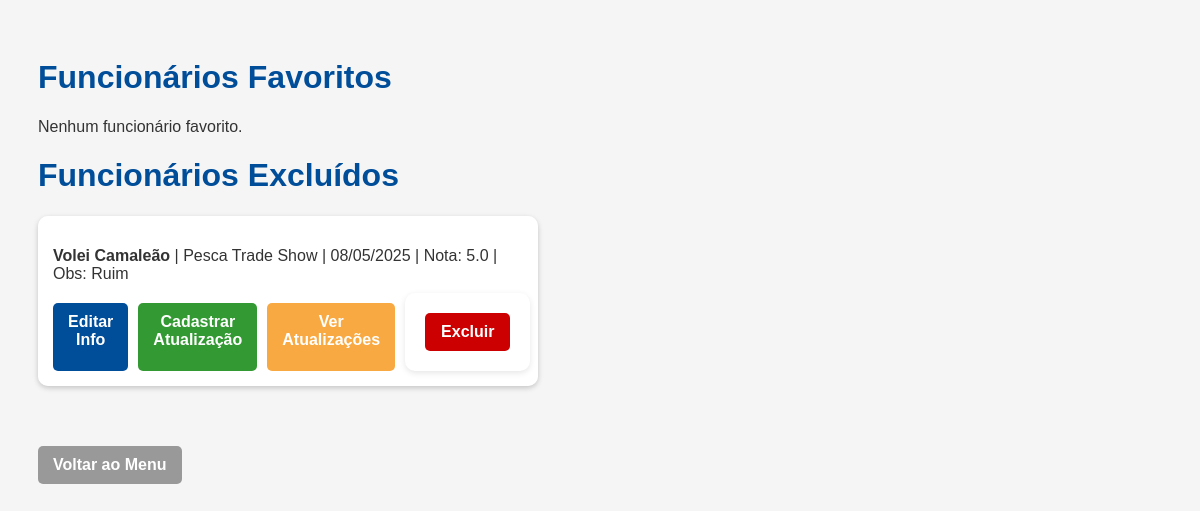
Page /listar on the earlier database version.
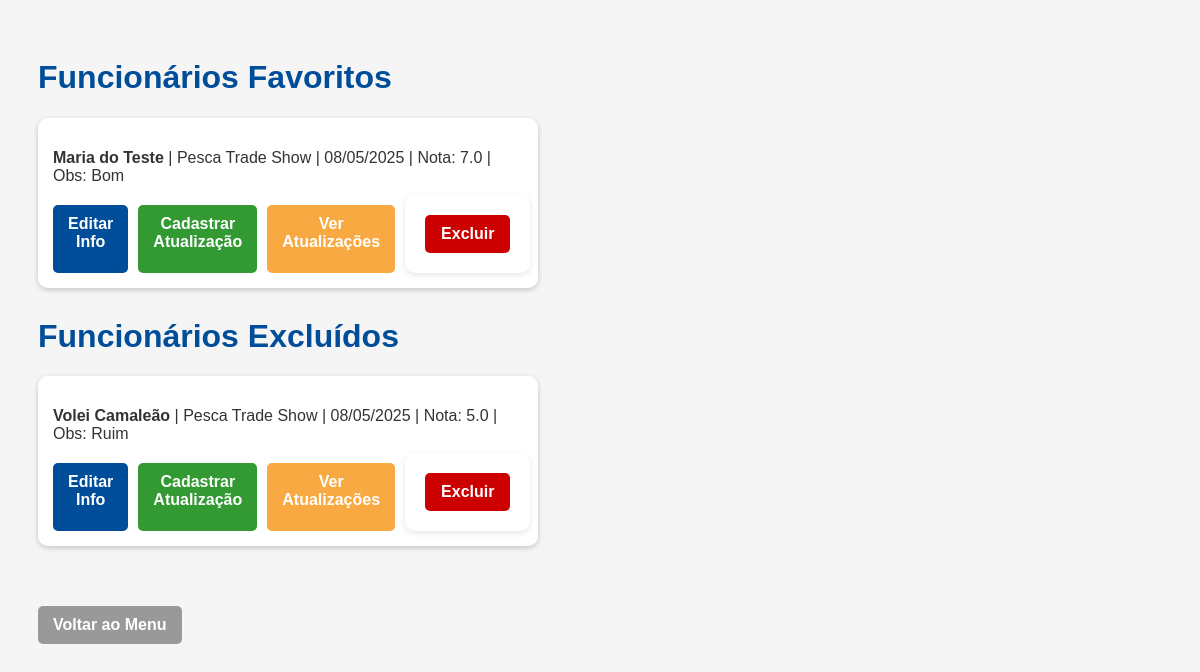
Same page on the later database version.
### app.py (models this page shows)
class Funcionario(db.Model):
    id = db.Column(db.Integer, primary_key=True)
    nome = db.Column(db.String(100), nullable=False)
    observacao = db.Column(db.String(200))
    nota = db.Column(db.Float, nullable=False)
    evento = db.Column(db.String(100), nullable=False)
    data = db.Column(db.Date, nullable=False)
    lista = db.Column(db.String(20), nullable=False)  # favoritos ou excluidos

### app.py (the view)
@app.route('/listar')
def listar():
    favoritos = Funcionario.query.filter_by(lista='favoritos').all()
    excluidos = Funcionario.query.filter_by(lista='excluidos').all()
    return render_template('listar.html', favoritos=favoritos, excluidos=excluidos)

### templates/listar.html (shortened to what this page needs)
<!DOCTYPE html>
<html lang="pt-br">
<head>
    <link rel="stylesheet" href="{{ url_for('static', filename='style.css') }}">
</head>
<body>
    <h1>Funcionários Favoritos</h1>
    {% if favoritos %}
        <ul style="list-style-type: none; padding: 0;">
            {% for f in favoritos %}
                <li style="margin-bottom: 20px;">
                    <div style="padding: 15px; background-color: white; border-radius: 10px; box-shadow: 0 2px 5px rgba(0,0,0,0.1);">
                        <p style="margin-bottom: 10px;">
                            <strong>{{ f.nome }}</strong> | {{ f.evento }} | {{ f.data.strftime('%d/%m/%Y') }} |
                            Nota: {{ f.nota }} | Obs: {{ f.observacao }}
                        </p>
                        <div style="display: flex; gap: 10px;">
                            <a href="/editar/{{ f.id }}" class="button-link" style="background-color: #004d99;">Editar Info</a>
                            <a href="/atualizar/{{ f.id }}" class="button-link" style="background-color: #339933;">Cadastrar Atualização</a>
                            <a href="/ver_atualizacoes/{{ f.id }}" class="button-link" style="background-color: #f9a941;">Ver Atualizações</a>
                            <form method="post" action="/excluir/{{ f.id }}" style="margin: 0;">
                                <button type="submit" class="button-link" style="background-color: #cc0000;">Excluir</button>
                            </form>
                        </div>
                    </div>
                </li>
            {% endfor %}
        </ul>
    {% else %}
        <p>Nenhum funcionário favorito.</p>
    {% endif %}
    <h1>Funcionários Excluídos</h1>
    {% if excluidos %}
        <ul style="list-style-type: none; padding: 0;">
            {% for f in excluidos %}
                <li style="margin-bottom: 20px;">
                    <div style="padding: 15px; background-color: white; border-radius: 10px; box-shadow: 0 2px 5px rgba(0,0,0,0.1);">
                        <p style="margin-bottom: 10px;">
                            <strong>{{ f.nome }}</strong> | {{ f.evento }} | {{ f.data.strftime('%d/%m/%Y') }} |
                            Nota: {{ f.nota }} | Obs: {{ f.observacao }}
                        </p>
                        <div style="display: flex; gap: 10px;">
                            <a href="/editar/{{ f.id }}" class="button-link" style="background-color: #004d99;">Editar Info</a>
                            <a href="/atualizar/{{ f.id }}" class="button-link" style="background-color: #339933;">Cadastrar Atualização</a>
                            <a href="/ver_atualizacoes/{{ f.id }}" class="button-link" style="background-color: #f9a941;">Ver Atualizações</a>
                            <form method="post" action="/excluir/{{ f.id }}" style="margin: 0;">
                                <button type="submit" class="button-link" style="background-color: #cc0000;">Excluir</button>
                            </form>
                        </div>
                    </div>
                </li>
            {% endfor %}
        </ul>
    {% else %}
        <p>Nenhum funcionário excluído.</p>
    {% endif %}
    <a class="button-link" href="/" style="margin-top: 30px; display: inline-block;">Voltar ao Menu</a>
</body>
</html>

### static/style.css (style rules this page uses)
body { font-family: Arial, sans-serif; background-color: #f5f5f5; padding: 30px; color: #333; }
h1 { color: #004d99; }
form, ul { background-color: #fff; padding: 20px; border-radius: 10px; box-shadow: 0 2px 6px rgba(0,0,0,0.1); max-width: 500px; margin-bottom: 30px; }
input, select, button { width: 100%; padding: 10px; margin-top: 5px; margin-bottom: 15px; border: 1px solid #ccc; border-radius: 5px; }
button { background-color: #004d99; color: white; border: none; cursor: pointer; }
a.button-link { display: inline-block; margin-top: 10px; background-color: #999; color: white; text-decoration: none; padding: 10px 15px; border-radius: 5px; }
.button-link { display: inline-block; padding: 10px 16px; background-color: #004d99; color: white; text-decoration: none; border: none; border-radius: 5px; font-weight: bold; cursor: pointer; transition: background-color 0.2s ease; text-align: center; }
form button.button-link { all: unset; display: inline-block; padding: 10px 16px; background-color: #cc0000; color: white; text-decoration: none; border-radius: 5px; font-weight: bold; cursor: pointer; text-align: center; transition: background-color 0.2s ease; }

Differences in the rows shown:
added Funcionario: nome "Maria do Teste", evento "Pesca Trade Show", data "08/05/2025", nota "7.0", observacao "Bom", shown under "Funcionários Favoritos"
Other differences:
text no longer shown: "Nenhum funcionário favorito."
